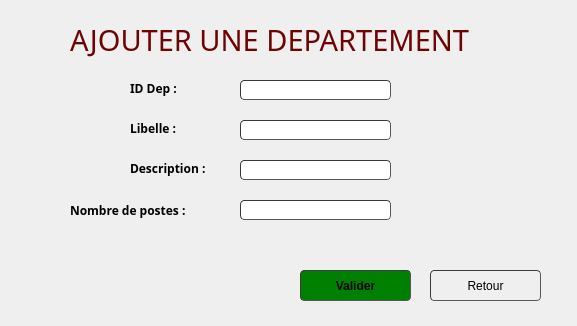
<?xml version="1.0" encoding="UTF-8"?>
<ui version="4.0">
 <class>AjouterDepartement</class>
 <widget class="QWidget" name="AjouterDepartement">
  <property name="geometry">
   <rect>
    <x>0</x>
    <y>0</y>
    <width>577</width>
    <height>326</height>
   </rect>
  </property>
  <property name="windowTitle">
   <string>Form</string>
  </property>
  <widget class="QLabel" name="text_nbrp">
   <property name="geometry">
    <rect>
     <x>240</x>
     <y>220</y>
     <width>191</width>
     <height>20</height>
    </rect>
   </property>
   <property name="text">
    <string/>
   </property>
  </widget>
  <widget class="QLabel" name="text_desc">
   <property name="geometry">
    <rect>
     <x>240</x>
     <y>180</y>
     <width>181</width>
     <height>20</height>
    </rect>
   </property>
   <property name="text">
    <string/>
   </property>
  </widget>
  <widget class="QPushButton" name="Annuler">
   <property name="geometry">
    <rect>
     <x>430</x>
     <y>270</y>
     <width>111</width>
     <height>31</height>
    </rect>
   </property>
   <property name="styleSheet">
    <string notr="true">	border-width: 1px; border-radius: 4px;
	border-color: rgb(58, 58, 58);
	border-style: inset;
	padding: 0 8px;


	selection-color: rgb(60, 63, 65);</string>
   </property>
   <property name="text">
    <string>Retour</string>
   </property>
   <property name="icon">
    <iconset>
     <normaloff>:/icons/icons8_back_to_200px.png</normaloff>:/icons/icons8_back_to_200px.png</iconset>
   </property>
  </widget>
  <widget class="QPushButton" name="Valider">
   <property name="geometry">
    <rect>
     <x>300</x>
     <y>270</y>
     <width>111</width>
     <height>31</height>
    </rect>
   </property>
   <property name="font">
    <font>
     <weight>75</weight>
     <bold>true</bold>
    </font>
   </property>
   <property name="styleSheet">
    <string notr="true">	border-width: 1px; border-radius: 4px;
	border-color: rgb(58, 58, 58);
	border-style: inset;
	padding: 0 8px;
	background-color: green;

	selection-color: rgb(60, 63, 65);</string>
   </property>
   <property name="text">
    <string>Valider</string>
   </property>
   <property name="icon">
    <iconset>
     <normaloff>:/icons/icons8_checkmark_96px.png</normaloff>:/icons/icons8_checkmark_96px.png</iconset>
   </property>
  </widget>
  <widget class="QLabel" name="label_10">
   <property name="geometry">
    <rect>
     <x>130</x>
     <y>160</y>
     <width>91</width>
     <height>16</height>
    </rect>
   </property>
   <property name="font">
    <font>
     <family>Century Gothic</family>
     <pointsize>9</pointsize>
     <weight>75</weight>
     <bold>true</bold>
    </font>
   </property>
   <property name="text">
    <string>Description :</string>
   </property>
  </widget>
  <widget class="QLineEdit" name="libelle">
   <property name="geometry">
    <rect>
     <x>240</x>
     <y>120</y>
     <width>151</width>
     <height>20</height>
    </rect>
   </property>
   <property name="styleSheet">
    <string notr="true">	border-width: 1px; border-radius: 4px;
	border-color: rgb(58, 58, 58);
	border-style: inset;
	padding: 0 8px;


	selection-color: rgb(60, 63, 65);</string>
   </property>
  </widget>
  <widget class="QLabel" name="label_7">
   <property name="geometry">
    <rect>
     <x>70</x>
     <y>10</y>
     <width>531</width>
     <height>61</height>
    </rect>
   </property>
   <property name="font">
    <font>
     <family>Century Gothic</family>
     <pointsize>22</pointsize>
     <weight>50</weight>
     <bold>false</bold>
    </font>
   </property>
   <property name="text">
    <string>&lt;html&gt;&lt;head/&gt;&lt;body&gt;&lt;p&gt;&lt;span style=&quot; color:#6f0303;&quot;&gt;AJOUTER UNE DEPARTEMENT&lt;/span&gt;&lt;/p&gt;&lt;/body&gt;&lt;/html&gt;</string>
   </property>
   <property name="textFormat">
    <enum>Qt::RichText</enum>
   </property>
  </widget>
  <widget class="QLabel" name="text_libelle">
   <property name="geometry">
    <rect>
     <x>240</x>
     <y>140</y>
     <width>171</width>
     <height>20</height>
    </rect>
   </property>
   <property name="text">
    <string/>
   </property>
  </widget>
  <widget class="QLineEdit" name="description">
   <property name="geometry">
    <rect>
     <x>240</x>
     <y>160</y>
     <width>151</width>
     <height>20</height>
    </rect>
   </property>
   <property name="styleSheet">
    <string notr="true">	border-width: 1px; border-radius: 4px;
	border-color: rgb(58, 58, 58);
	border-style: inset;
	padding: 0 8px;


	selection-color: rgb(60, 63, 65);</string>
   </property>
  </widget>
  <widget class="QLabel" name="label_2">
   <property name="geometry">
    <rect>
     <x>130</x>
     <y>120</y>
     <width>61</width>
     <height>16</height>
    </rect>
   </property>
   <property name="font">
    <font>
     <family>Century Gothic</family>
     <pointsize>9</pointsize>
     <weight>75</weight>
     <bold>true</bold>
    </font>
   </property>
   <property name="text">
    <string>Libelle :</string>
   </property>
  </widget>
  <widget class="QLineEdit" name="nbrp">
   <property name="geometry">
    <rect>
     <x>240</x>
     <y>200</y>
     <width>151</width>
     <height>20</height>
    </rect>
   </property>
   <property name="styleSheet">
    <string notr="true">	border-width: 1px; border-radius: 4px;
	border-color: rgb(58, 58, 58);
	border-style: inset;
	padding: 0 8px;


	selection-color: rgb(60, 63, 65);</string>
   </property>
  </widget>
  <widget class="QLabel" name="label_12">
   <property name="geometry">
    <rect>
     <x>70</x>
     <y>200</y>
     <width>161</width>
     <height>20</height>
    </rect>
   </property>
   <property name="font">
    <font>
     <family>Century Gothic</family>
     <pointsize>9</pointsize>
     <weight>75</weight>
     <bold>true</bold>
    </font>
   </property>
   <property name="text">
    <string>Nombre de postes :</string>
   </property>
  </widget>
  <widget class="QLabel" name="label_3">
   <property name="geometry">
    <rect>
     <x>130</x>
     <y>80</y>
     <width>71</width>
     <height>16</height>
    </rect>
   </property>
   <property name="font">
    <font>
     <family>Century Gothic</family>
     <pointsize>9</pointsize>
     <weight>75</weight>
     <bold>true</bold>
    </font>
   </property>
   <property name="text">
    <string>ID Dep :</string>
   </property>
  </widget>
  <widget class="QLineEdit" name="departement">
   <property name="geometry">
    <rect>
     <x>240</x>
     <y>80</y>
     <width>151</width>
     <height>20</height>
    </rect>
   </property>
   <property name="styleSheet">
    <string notr="true">	border-width: 1px; border-radius: 4px;
	border-color: rgb(58, 58, 58);
	border-style: inset;
	padding: 0 8px;


	selection-color: rgb(60, 63, 65);</string>
   </property>
  </widget>
  <widget class="QLabel" name="text_departement">
   <property name="geometry">
    <rect>
     <x>230</x>
     <y>100</y>
     <width>171</width>
     <height>20</height>
    </rect>
   </property>
   <property name="text">
    <string/>
   </property>
  </widget>
 </widget>
 <resources/>
 <connections/>
</ui>
